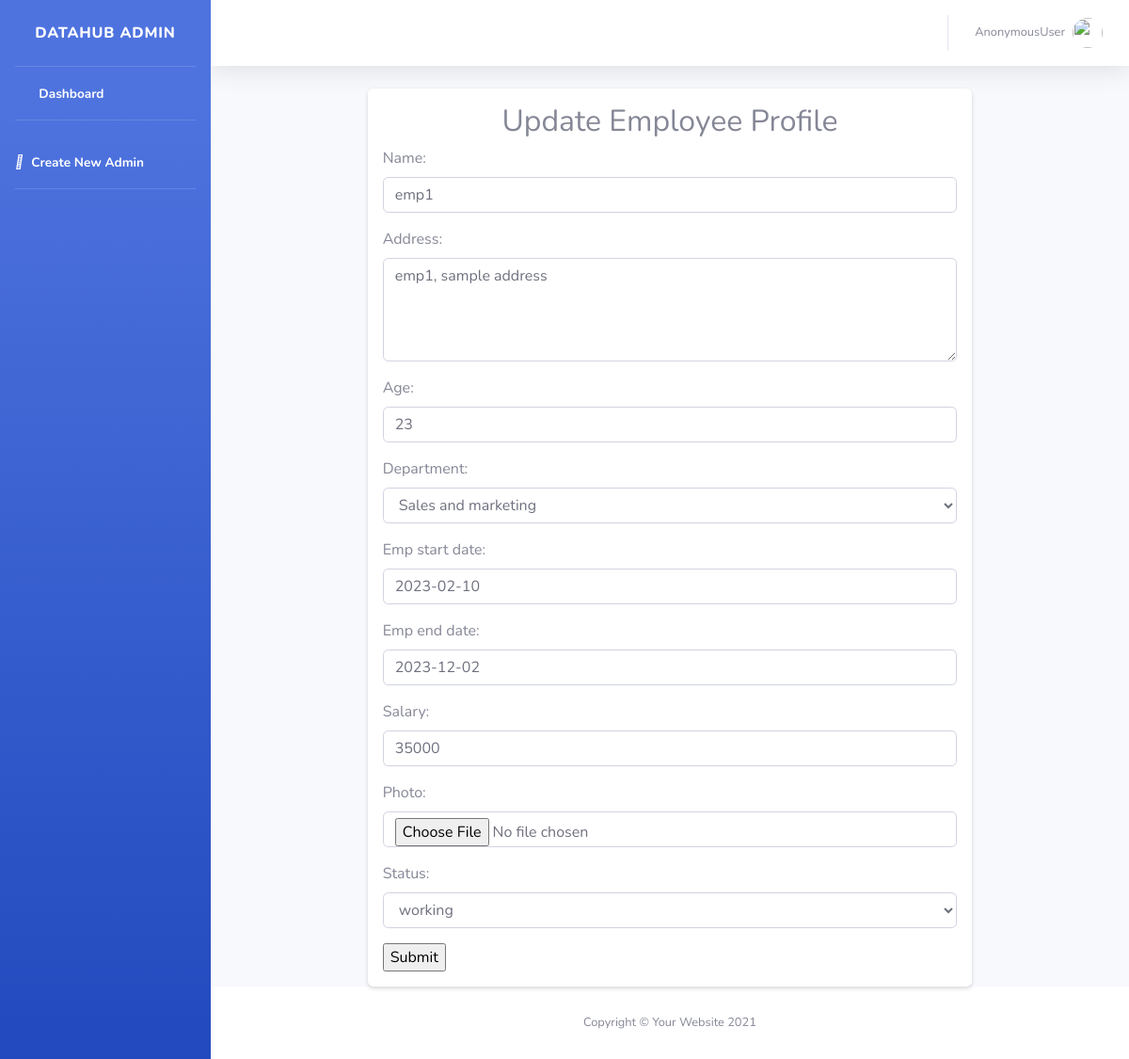
Page /emp/update/2 on the committed database.
### emp_crud/models.py (models this page shows, shortened)
class Employee(models.Model):
    name = models.CharField(max_length=100)
    address = models.CharField(max_length=200)
    age = models.PositiveIntegerField()
    depts = (
        ('Accounts and Finance', 'Accounts and Finance'),
        ('HR', 'HR'),
        ('Sales and marketing', 'Sales and marketing'),
        ('Infrastructures', 'Infrastructures'),
        ('Research and development', 'Research and development'),
        ('IT services', 'IT services'),
        ('Product development', 'Product development'),
        ('Security and transport', 'Security and transport'),
    )
    department = models.CharField(max_length=200, choices=depts, default=None)
    emp_start_date = models.DateField(null=True, blank=True)
    emp_end_date = models.DateField(null=True, blank=True)
    salary = models.PositiveIntegerField()
    photo = models.ImageField(upload_to='media/images')
    options = (
        ('working', 'working'),
        ('resigned', 'resigned')
    )
    status = models.CharField(max_length=100, choices=options, default='working')

### emp_crud/views.py (the view)
# urls.py: path('emp/update/<int:pk>', Update_emp_view.as_view(), name='update'),
class Update_emp_view(UpdateView):
    template_name = 'update.html'
    form_class = Employee_form
    model = Employee
    success_url = reverse_lazy('home')

### emp_crud/forms.py
class Employee_form(forms.ModelForm):
    class Meta:
        model = Employee
        fields = "__all__"
        widgets = {
            "name": forms.TextInput(attrs={"class":"form-control"}),
            "address": forms.Textarea(attrs={"class":"form-control","rows": 4}),
            "age": forms.NumberInput(attrs={"class":"form-control"}),
            "department": forms.Select(attrs={"class":"form-control"}),
            "emp_start_date": forms.DateInput(attrs={"class":"form-control dateinput"}),
            "emp_end_date": forms.DateInput(attrs={"class":"form-control dateinput"}),
            "salary": forms.NumberInput(attrs={"class":"form-control"}),
            "status": forms.Select(attrs={"class":"form-control"}),
            "photo": forms.FileInput(attrs={"class":"form-control"}),
        }

### emp_crud/templates/update.html (shortened to what this page needs)
{% extends 'base.html' %}
{% block content %}
<div class="row">
    <div class="col-2"></div>
    <div class="col-8">
        <div class="card border-0 shadow-sm p-3">
            <h2 class="text-center">Update Employee Profile</h2>
            <form action="" method="post" enctype="multipart/form-data">
                {{form.as_p}}
                <input type="submit" value="Submit">
            </form>
        </div>
    </div>
    <div class="col-2"></div>
</div>
{% endblock content %}

### rows in the picture
Employee: name "emp1", address "emp1, sample address", age "23", department "Sales and marketing", emp_start_date "2023-02-10", emp_end_date "2023-12-02", salary "35000", status "working"

### other values in the picture
{{ request.user }} "AnonymousUser"
